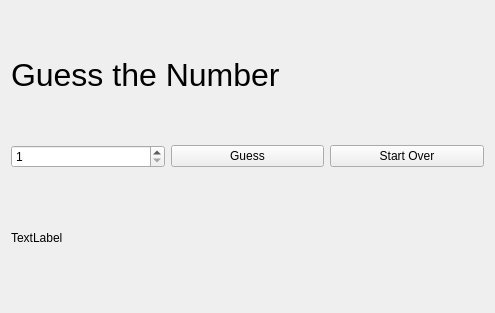
<?xml version="1.0" encoding="UTF-8"?>
<ui version="4.0">
 <class>Widget</class>
 <widget class="QWidget" name="Widget">
  <property name="geometry">
   <rect>
    <x>0</x>
    <y>0</y>
    <width>495</width>
    <height>313</height>
   </rect>
  </property>
  <property name="windowTitle">
   <string>Guess The Number</string>
  </property>
  <layout class="QVBoxLayout" name="verticalLayout">
   <item>
    <widget class="QLabel" name="TitleLabel">
     <property name="font">
      <font>
       <pointsize>24</pointsize>
      </font>
     </property>
     <property name="text">
      <string>Guess the Number</string>
     </property>
    </widget>
   </item>
   <item>
    <layout class="QHBoxLayout" name="horizontalLayout">
     <item>
      <widget class="QSpinBox" name="numberSpinBox">
       <property name="minimum">
        <number>1</number>
       </property>
       <property name="maximum">
        <number>10</number>
       </property>
      </widget>
     </item>
     <item>
      <widget class="QPushButton" name="guessButton">
       <property name="text">
        <string>Guess</string>
       </property>
      </widget>
     </item>
     <item>
      <widget class="QPushButton" name="startOverButton">
       <property name="text">
        <string>Start Over</string>
       </property>
      </widget>
     </item>
    </layout>
   </item>
   <item>
    <widget class="QLabel" name="MessageLabel">
     <property name="text">
      <string>TextLabel</string>
     </property>
    </widget>
   </item>
  </layout>
 </widget>
 <resources/>
 <connections/>
</ui>
